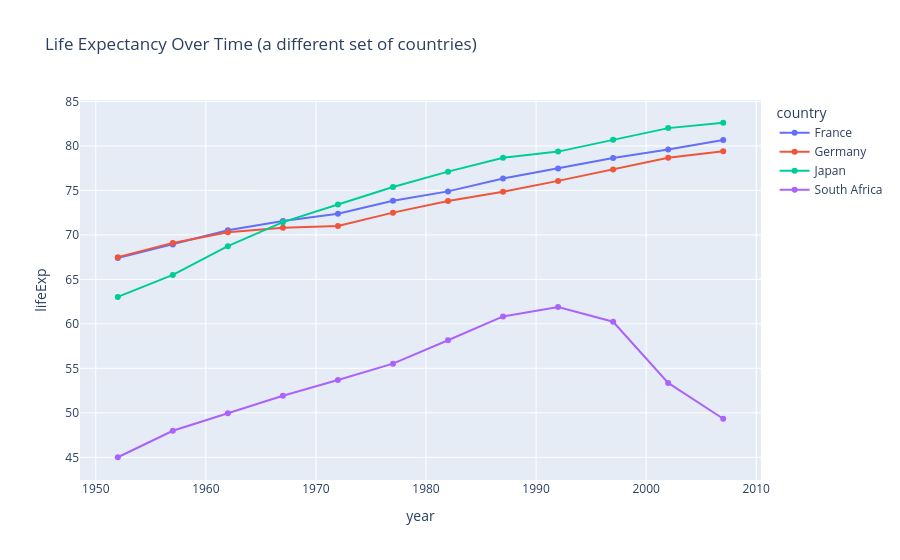

The notebook cell saved with this chart:
### Markdown cell above
### Try it

Same chart, different set of countries.

### Code cell
other_countries = ["Germany", "France", "Japan", "South Africa"]  # change me: any countries in the dataset

fig = px.line(
    df[df["country"].isin(other_countries)],
    x="year",
    y="lifeExp",
    color="country",
    markers=True,
    title="Life Expectancy Over Time (a different set of countries)",
)
fig.show()

### Figure 1 — Plotly figure (JSON) as saved in the notebook; plotly's stock layout.template omitted (floating-point values rounded to 4 significant figures)
{"data": [{"hovertemplate": "country=France<br>year=%{x}<br>lifeExp=%{y}<extra></extra>", "legendgroup": "France", "line": {"color": "#636efa", "dash": "solid"}, "marker": {"symbol": "circle"}, "mode": "lines+markers", "name": "France", "orientation": "v", "showlegend": true, "type": "scatter", "x": [1952, 1957, 1962, 1967, 1972, 1977, 1982, 1987, 1992, 1997, 2002, 2007], "xaxis": "x", "y": [67.41, 68.93, 70.51, 71.55, 72.38, 73.83, 74.89, 76.34, 77.46, 78.64, 79.59, 80.66], "yaxis": "y"}, {"hovertemplate": "country=Germany<br>year=%{x}<br>lifeExp=%{y}<extra></extra>", "legendgroup": "Germany", "line": {"color": "#EF553B", "dash": "solid"}, "marker": {"symbol": "circle"}, "mode": "lines+markers", "name": "Germany", "orientation": "v", "showlegend": true, "type": "scatter", "x": [1952, 1957, 1962, 1967, 1972, 1977, 1982, 1987, 1992, 1997, 2002, 2007], "xaxis": "x", "y": [67.5, 69.1, 70.3, 70.8, 71.0, 72.5, 73.8, 74.85, 76.07, 77.34, 78.67, 79.41], "yaxis": "y"}, {"hovertemplate": "country=Japan<br>year=%{x}<br>lifeExp=%{y}<extra></extra>", "legendgroup": "Japan", "line": {"color": "#00cc96", "dash": "solid"}, "marker": {"symbol": "circle"}, "mode": "lines+markers", "name": "Japan", "orientation": "v", "showlegend": true, "type": "scatter", "x": [1952, 1957, 1962, 1967, 1972, 1977, 1982, 1987, 1992, 1997, 2002, 2007], "xaxis": "x", "y": [63.03, 65.5, 68.73, 71.43, 73.42, 75.38, 77.11, 78.67, 79.36, 80.69, 82.0, 82.6], "yaxis": "y"}, {"hovertemplate": "country=South Africa<br>year=%{x}<br>lifeExp=%{y}<extra></extra>", "legendgroup": "South Africa", "line": {"color": "#ab63fa", "dash": "solid"}, "marker": {"symbol": "circle"}, "mode": "lines+markers", "name": "South Africa", "orientation": "v", "showlegend": true, "type": "scatter", "x": [1952, 1957, 1962, 1967, 1972, 1977, 1982, 1987, 1992, 1997, 2002, 2007], "xaxis": "x", "y": [45.01, 47.98, 49.95, 51.93, 53.7, 55.53, 58.16, 60.83, 61.89, 60.24, 53.37, 49.34], "yaxis": "y"}], "layout": {"legend": {"title": {"text": "country"}, "tracegroupgap": 0}, "title": {"text": "Life Expectancy Over Time (a different set of countries)"}, "xaxis": {"anchor": "y", "domain": [0, 1], "title": {"text": "year"}}, "yaxis": {"anchor": "x", "domain": [0, 1], "title": {"text": "lifeExp"}}}}
